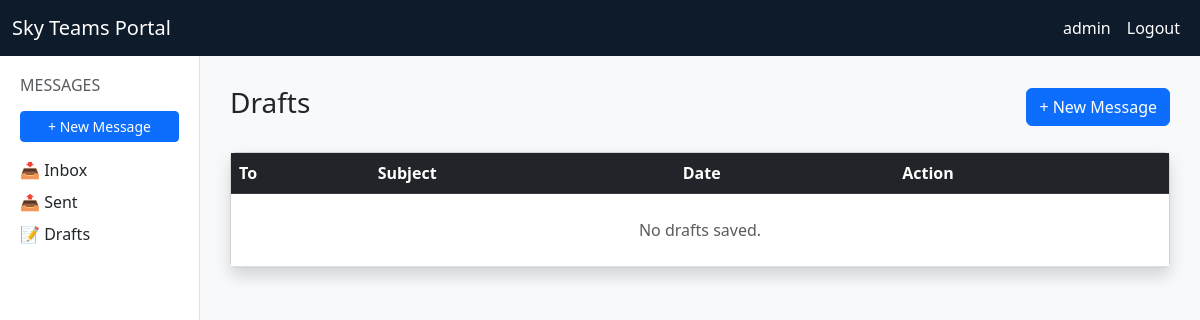
The page /messaging/drafts/ (signed in) on the database as committed earlier.
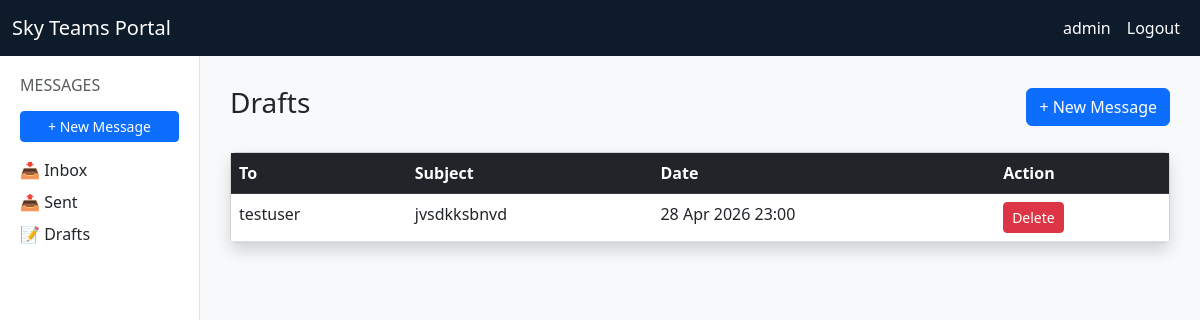
The same page on the database as committed later.
### accounts/models.py (models this page shows, shortened)
class CustomUser(AbstractUser):
    email = models.EmailField(unique=True)

### messaging/models.py (models this page shows, shortened)
class Message(models.Model):
    sender = models.ForeignKey(
        settings.AUTH_USER_MODEL,
        on_delete=models.CASCADE,
        related_name='sent_messages'
    )
    recipients = models.ManyToManyField(
        settings.AUTH_USER_MODEL,
        related_name='received_messages'
    )
    subject = models.CharField(max_length=255)
    body = models.TextField()
    created_at = models.DateTimeField(auto_now_add=True)
    is_draft = models.BooleanField(default=False)
    is_read = models.BooleanField(default=False)
    class Meta:
        ordering = ['-created_at']

### messaging/views.py (the view)
# urls.py: path('drafts/', views.drafts, name='drafts'),
@login_required
def drafts(request):
    draft_messages = Message.objects.filter(
        sender=request.user,
        is_draft=True
    )
    return render(request, 'messaging/drafts.html', {'messages_list': draft_messages})

### templates/messaging/drafts.html
{% extends 'base.html' %}
{% block content %}
<div class="d-flex justify-content-between align-items-center mb-4">
    <h3>Drafts</h3>
    <a href="{% url 'compose' %}" class="btn btn-primary">+ New Message</a>
</div>
<div class="card shadow">
    <div class="card-body p-0">
        <table class="table table-hover mb-0">
            <thead class="table-dark">
                <tr>
                    <th>To</th>
                    <th>Subject</th>
                    <th>Date</th>
                    <th>Action</th>
                </tr>
            </thead>
            <tbody>
                {% for msg in messages_list %}
                <tr class="message-row">
                    <td>{% for r in msg.recipients.all %}{{ r.username }}{% if not forloop.last %}, {% endif %}{% endfor %}</td>
                    <td>{{ msg.subject }}</td>
                    <td>{{ msg.created_at|date:"d M Y H:i" }}</td>
                    <td>
                        <a href="{% url 'delete_message' msg.pk %}" class="btn btn-sm btn-danger">Delete</a>
                    </td>
                </tr>
                {% empty %}
                <tr>
                    <td colspan="4" class="text-center text-muted py-4">No drafts saved.</td>
                </tr>
                {% endfor %}
            </tbody>
        </table>
    </div>
</div>
{% endblock %}

Rows that differ between the two databases and show on the page:
added Message: subject "jvsdkksbnvd", created_at "28 Apr 2026 23:00"
now on this page (row unchanged): CustomUser: username "testuser"
Other text that changed with them:
text no longer shown: "No drafts saved."
